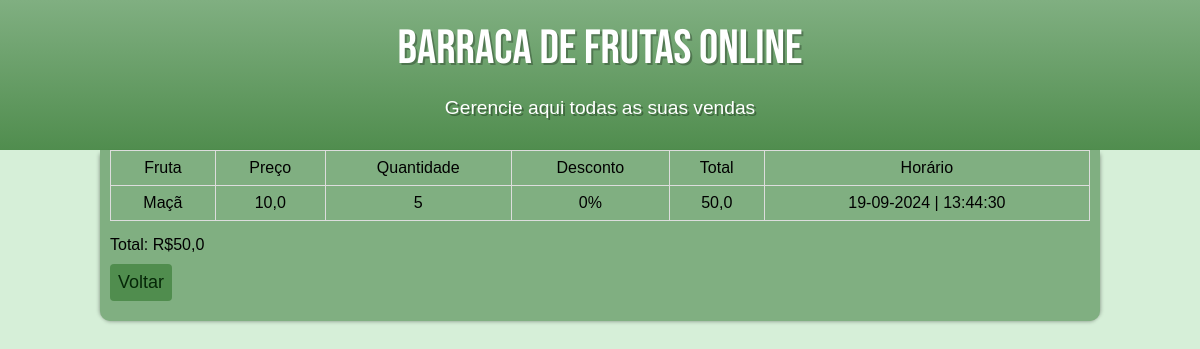
/seller/order/ (signed in), run on the app's committed database.
### fruits/models.py (models this page shows)
class Fruits(models.Model):
    fresh_fruits_options = (
        ('Y', 'Sim'),
        ('N', 'Não'),
    )
    classification_options = (
        ('EX', 'Extra'),
        ('1ST', 'De primeira'),
        ('2ND', 'De segunda'),
        ('3RD', 'De terceira'),
    )
    id = models.AutoField(primary_key=True)
    name =  models.CharField(max_length=100, unique=True)
    classification = models.CharField(max_length=3, choices=classification_options)
    fresh_fruits = models.CharField(max_length=1, choices=fresh_fruits_options)
    stock = models.IntegerField()
    price = models.FloatField()
    def __str__(self):
        return self.name

### salles/models.py (models this page shows)
class Sales(models.Model):
    order = models.ForeignKey(Order, on_delete=models.CASCADE)
    fruit = models.ForeignKey(Fruits, on_delete=models.CASCADE)
    quantity = models.PositiveIntegerField()
    fruit_price = models.FloatField()
    discount = models.PositiveIntegerField(default=0)
    total_price = models.FloatField()

### salles/views.py (the view)
# urls.py: path('seller/order/', show_order, name='order'),
@login_required
def show_order(request):
    seller = request.user
    sales = Sales.objects.filter(order__seller=seller).order_by('-order__sale_time')
    orders = Order.objects.filter(seller=seller)
    total = sum(order.total_purchase for order in orders)
    sales_data = []
    for sale in sales:
        sale_time_local = timezone.localtime(sale.order.sale_time)
        sales_data.append({
            'fruit_name': sale.fruit,
            'fruit_price': sale.fruit_price,
            'quantity': sale.quantity,
            'total_price': sale.total_price,
            'discount': sale.discount,
            'sale_time': sale_time_local.strftime('%d-%m-%Y | %H:%M:%S')
        })
    return render(request, 'order.html', {'sales': sales_data, 'total': total})

### salles/templates/order.html (shortened to what this page needs)
{% load static %}
<!DOCTYPE html>
<html lang="pt-br">
<head>
    <link rel="stylesheet" type="text/css" href="{% static 'css/sale.css' %}">
</head>
<body>
    <header>
        <h1>Barraca de frutas online</h1>
        <p>Gerencie aqui todas as suas vendas</p>
    </header>
    <main>
        <table border="1">
            <tr>
                <td>Fruta</td>
                <td>Preço</td>
                <td>Quantidade</td>
                <td>Desconto</td>
                <td>Total</td>
                <td>Horário</td>
            </tr>
            {% for sale in sales %}
                <tr>
                    <td>{{ sale.fruit_name }}</td>
                    <td>{{ sale.fruit_price }}</td>
                    <td>{{ sale.quantity }}</td>
                    <td>{{ sale.discount }}%</td>
                    <td>{{ sale.total_price }}</td>
                    <td>{{ sale.sale_time }}</td>
                </tr>
            {% endfor %}
        </table>
        <p style="margin-top: 15px;">Total: R${{ total }}</p>
        <a href="{% url 'seller' %}" class="button">Voltar</a>
    </main>
</body>
</html>

### salles/static/css/sale.css (style rules this page uses)
* { margin: 0; padding: 0; box-sizing: border-box; }
body { background-color: #D6EFD8; font-family: Arial, Helvetica, sans-serif; }
header { min-height: 150px; text-align: center; padding-top: 20px; background-image: linear-gradient(to bottom, #80AF81 , #508D4E); }
header > h1 { color: white; font-family: 'Bebas Neue', cursive; font-weight: normal; margin-bottom: 20px; font-size: 3em; text-shadow: 2px 2px 0px rgba(0, 0, 0, 0.267); }
header > p { font-family: Arial, Helvetica, sans-serif; font-size: 1.2em; color: white; max-width: 500px; margin: auto; margin-bottom: 20px; padding-right: 10px; padding-left: 10px; text-shadow: 2px 2px 0px rgba(0, 0, 0, 0.315); }
.button { display: inline-block; background-color: #508D4E; color: #052707; padding: 8px; border-radius: 4px; text-decoration: none; margin-top: 10px; margin-right: 10px; font-size: 18px; transition: transform 0.7s; }
main { background-color: #80AF81; min-width: 300px; max-width: 1000px; margin: auto; margin-bottom: 30px; padding: 0px 10px 20px 10px; box-shadow: 0 4px 4px -4px rgba(0, 0, 0, 0.418), 4px 0 4px -4px rgba(0, 0, 0, 0.418), -4px 0 4px -4px rgba(0, 0, 0, 0.418); border-bottom-left-radius: 10px; border-bottom-right-radius: 10px; }
table { width: 100%; border-collapse: collapse; }
tr, td { border: 1px solid #ddd; padding: 8px; text-align: center; }

### data on the page
Fruits: fruit_name "Maçã", fruit_price "10,0", quantity "5", discount "0", total_price "50,0", sale_time "19-09-2024 | 13:44:30"

### other printed values
{{ total }} "50,0"
